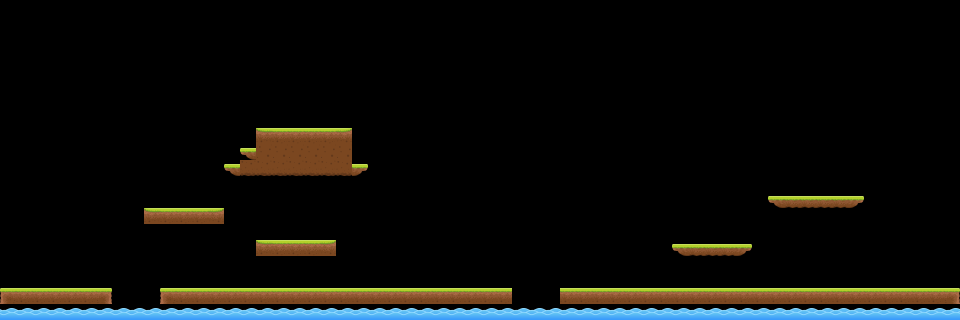

This is a level from a 2D game, rendered from its Tiled map with the project's own tilesets. A one-line summary and the map file follow, with tile-layer data summarised:
An orthogonal 60x20 tile map with 16x16 px tiles, 1 tile layer (terreno) and 11 objects (10x platform, water).

<map version="1.4" tiledversion="1.4.2" orientation="orthogonal" renderorder="right-down" width="60" height="20" tilewidth="16" tileheight="16" infinite="0" nextlayerid="4" nextobjectid="24">
 <editorsettings>
  <export target="mappa1.json" format="json" />
 </editorsettings>
 <tileset firstgid="1" name="tiles1" tilewidth="16" tileheight="16" tilecount="18" columns="0">
  <grid orientation="orthogonal" width="1" height="1" />
  <tile id="0">
   <image width="16" height="16" source="Outside/1.png" />
  </tile>
  <tile id="1">
   <image width="16" height="16" source="Outside/2.png" />
  </tile>
  <tile id="2">
   <image width="16" height="16" source="Outside/3.png" />
  </tile>
  <tile id="3">
   <image width="16" height="16" source="Outside/4.png" />
  </tile>
  <tile id="4">
   <image width="16" height="16" source="Outside/5.png" />
  </tile>
  <tile id="5">
   <image width="16" height="16" source="Outside/6.png" />
  </tile>
  <tile id="6">
   <image width="16" height="16" source="Outside/7.png" />
  </tile>
  <tile id="7">
   <image width="16" height="16" source="Outside/8.png" />
  </tile>
  <tile id="8">
   <image width="16" height="16" source="Outside/9.png" />
  </tile>
  <tile id="9">
   <image width="16" height="16" source="Outside/10.png" />
  </tile>
  <tile id="10">
   <image width="16" height="16" source="Outside/11.png" />
  </tile>
  <tile id="11">
   <image width="16" height="16" source="Outside/12.png" />
  </tile>
  <tile id="12">
   <image width="16" height="12" source="Outside/13.png" />
  </tile>
  <tile id="13">
   <image width="16" height="12" source="Outside/14.png" />
  </tile>
  <tile id="14">
   <image width="16" height="12" source="Outside/15.png" />
  </tile>
  <tile id="15">
   <image width="16" height="16" source="Outside/16.png" />
  </tile>
  <tile id="16">
   <image width="16" height="12" source="Outside/17.png" />
  </tile>
  <tile id="17">
   <image width="16" height="16" source="Outside/18.png" />
  </tile>
 </tileset>
 <layer id="1" name="terreno" width="60" height="20">
  <data>[1200 cells, 157 non-empty, 11 distinct tile ids]</data>
 </layer>
 <objectgroup id="2" name="platform" opacity="0">
  <object id="5" type="platform" x="0.107777" y="288.227" width="110.997" height="15.488">
   <properties>
    <property name="bodyType" value="static" />
    <property name="bounce" type="float" value="0" />
    <property name="density" type="float" value="0" />
    <property name="friction" type="float" value="0" />
   </properties>
  </object>
  <object id="14" type="platform" x="143.835" y="208.589" width="80.3303" height="15.488">
   <properties>
    <property name="bodyType" value="static" />
    <property name="bounce" type="float" value="0" />
    <property name="density" type="float" value="0" />
    <property name="friction" type="float" value="0" />
   </properties>
  </object>
  <object id="15" type="platform" x="255.502" y="240.256" width="80.3303" height="15.488">
   <properties>
    <property name="bodyType" value="static" />
    <property name="bounce" type="float" value="0" />
    <property name="density" type="float" value="0" />
    <property name="friction" type="float" value="0" />
   </properties>
  </object>
  <object id="16" type="platform" x="159.835" y="288.589" width="352.664" height="15.488">
   <properties>
    <property name="bodyType" value="static" />
    <property name="bounce" type="float" value="0" />
    <property name="density" type="float" value="0" />
    <property name="friction" type="float" value="0" />
   </properties>
  </object>
  <object id="17" type="platform" x="671.001" y="243.923" width="80.664" height="12.488">
   <properties>
    <property name="bodyType" value="static" />
    <property name="bounce" type="float" value="0" />
    <property name="density" type="float" value="0" />
    <property name="friction" type="float" value="0" />
   </properties>
  </object>
  <object id="18" type="platform" x="559.835" y="287.923" width="399.664" height="15.488">
   <properties>
    <property name="bodyType" value="static" />
    <property name="bounce" type="float" value="0" />
    <property name="density" type="float" value="0" />
    <property name="friction" type="float" value="0" />
   </properties>
  </object>
  <object id="19" type="platform" x="767.668" y="196.089" width="95.664" height="12.488">
   <properties>
    <property name="bodyType" value="static" />
    <property name="bounce" type="float" value="0" />
    <property name="density" type="float" value="0" />
    <property name="friction" type="float" value="0" />
   </properties>
  </object>
  <object id="20" type="platform" x="255.835" y="128.589" width="95.997" height="46.8213">
   <properties>
    <property name="bodyType" value="static" />
    <property name="bounce" type="float" value="0" />
    <property name="density" type="float" value="0" />
    <property name="friction" type="float" value="0" />
   </properties>
  </object>
  <object id="21" type="platform" x="240.168" y="147.589" width="18.3303" height="27.8213">
   <properties>
    <property name="bodyType" value="static" />
    <property name="bounce" type="float" value="0" />
    <property name="density" type="float" value="0" />
    <property name="friction" type="float" value="0" />
   </properties>
  </object>
  <object id="22" type="platform" x="224.668" y="164.089" width="142.664" height="12.488">
   <properties>
    <property name="bodyType" value="static" />
    <property name="bounce" type="float" value="0" />
    <property name="density" type="float" value="0" />
    <property name="friction" type="float" value="0" />
   </properties>
  </object>
 </objectgroup>
 <objectgroup id="3" name="water" opacity="0">
  <object id="23" type="water" x="0" y="304" width="959.667" height="15.6667" visible="0">
   <properties>
    <property name="bodyType" value="static" />
    <property name="bounce" type="float" value="0" />
    <property name="density" type="float" value="0" />
    <property name="friction" type="float" value="0" />
   </properties>
  </object>
 </objectgroup>
</map>
